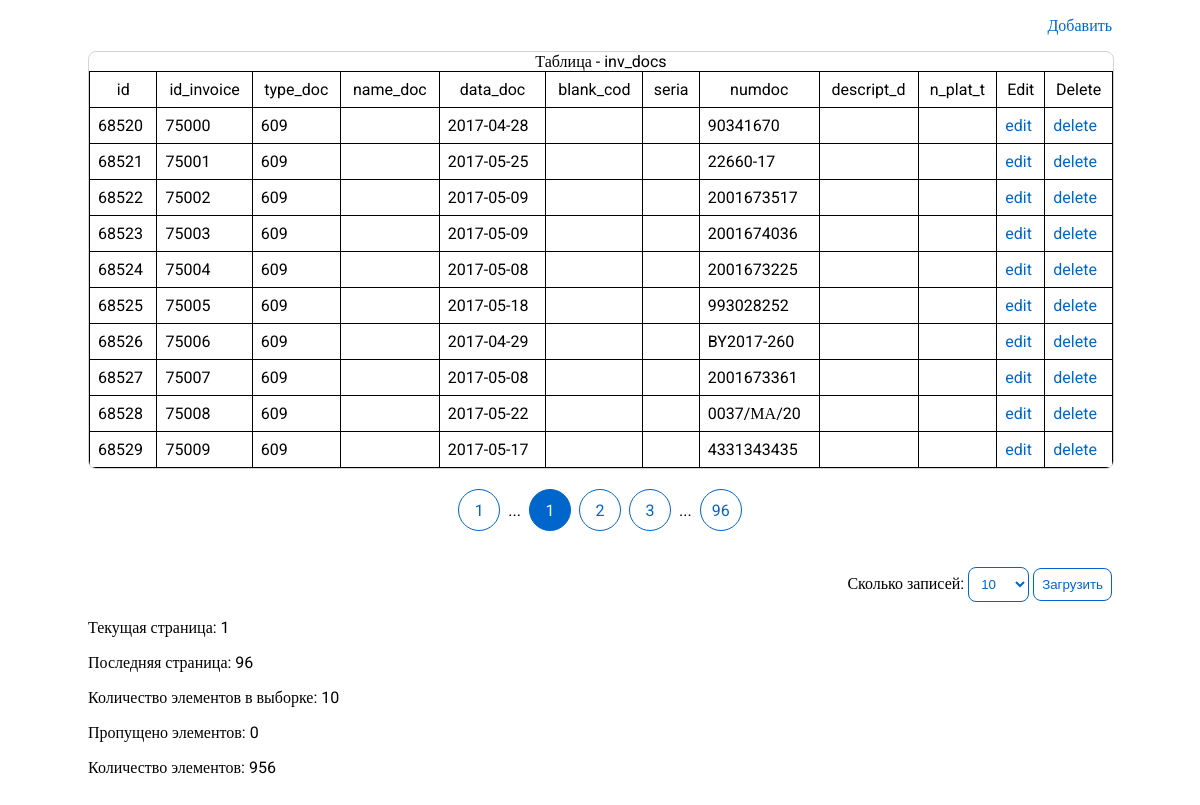
/inv_docs/read, run on the app's committed database.
### tables this page shows
CREATE TABLE `inv_docs` (
  `id` int NOT NULL,
  `id_invoice` bigint NOT NULL,
  `type_doc` varchar(3) NOT NULL,
  `name_doc` varchar(50) NOT NULL,
  `data_doc` date NOT NULL,
  `blank_cod` varchar(6) NOT NULL,
  `seria` varchar(2) NOT NULL,
  `numdoc` varchar(128) NOT NULL,
  `descript_d` varchar(150) NOT NULL,
  `n_plat_t` varchar(10) NOT NULL
);

### src/inv_docs/read/index.php (the view, shortened to what this page needs)
<?php
include '../../_includes/head.php';
?>
<?php
include '../../_includes/connect.php';
$SQL = 'SELECT COUNT(*) AS total FROM `inv_docs`;';
$TOTAL_ITEMS = mysqli_fetch_assoc($conn->query($SQL))['total'];
$LIMIT_ITEMS = (int) (isset($_GET['limit']) ? $_GET['limit'] : 10);
$CURRENT_PAGE = (int) (isset($_GET['page']) ? $_GET['page'] : 1);
$SKIP_ITEMS = (int) $LIMIT_ITEMS * ((int) $CURRENT_PAGE - 1);
$LAST_PAGE = ceil((int) $TOTAL_ITEMS / (int) $LIMIT_ITEMS);
$sql = 'SELECT * FROM `inv_docs` LIMIT ' . $LIMIT_ITEMS . ' OFFSET ' . $SKIP_ITEMS . ';';
$result = $conn->query($sql);
$arr = array();
for ($item = mysqli_fetch_assoc($result), $i = 0; $item != ""; $item = mysqli_fetch_assoc($result), $i += 1) {
    $arr[$i] = $item;
}
?>
<div class="container">
    <p style="text-align: right;">
        <a href="/inv_docs/create">Добавить</a>
    </p>
    <div class="table__block">
        <table class="table">
            <caption>Таблица - inv_docs</caption>
            <thead>
                <tr>
                    <td>id</td>
                    <td>id_invoice</td>
                    <td>type_doc</td>
                    <td>name_doc</td>
                    <td>data_doc</td>
                    <td>blank_cod</td>
                    <td>seria</td>
                    <td>numdoc</td>
                    <td>descript_d</td>
                    <td>n_plat_t</td>
                    <td>Edit</td>
                    <td>Delete</td>
                </tr>
            </thead>
            <tbody>
                <?php
                for ($i = 0; $i < count($arr); ++$i) {
                    ?>
                    <tr>
                        <td><?= $arr[$i]['id'] ?></td>
                        <td><?= $arr[$i]['id_invoice'] ?></td>
                        <td><?= $arr[$i]['type_doc'] ?></td>
                        <td><?= $arr[$i]['name_doc'] ?></td>
                        <td><?= $arr[$i]['data_doc'] ?></td>
                        <td><?= $arr[$i]['blank_cod'] ?></td>
                        <td><?= $arr[$i]['seria'] ?></td>
                        <td><?= $arr[$i]['numdoc'] ?></td>
                        <td><?= $arr[$i]['descript_d'] ?></td>
                        <td><?= $arr[$i]['n_plat_t'] ?></td>
                        <td><a href="/inv_docs/update?id=<?= $arr[$i]['id'] ?>">edit</a></td>
                        <td><a href="/inv_docs/delete?id=<?= $arr[$i]['id'] ?>">delete</a></td>
                    </tr>
                    <?php
                }
                ?>
            </tbody>
        </table>
    </div>
    <div class="pages__block">
        <ul class="pages__ul">
            <li class="pages__li">
                <a class="pages__a" href="/inv_docs/read?page=1&limit=<?= $LIMIT_ITEMS ?>">1</a>
            </li>
            <li class="pages__li">...</li>
            <li class="pages__li">
                <a class="pages__a pages__a--current"
                    href="/inv_docs/read?page=<?= $CURRENT_PAGE ?>&limit=<?= $LIMIT_ITEMS ?>"><?= $CURRENT_PAGE ?></a>
            </li>
            <?php if ($CURRENT_PAGE + 1 <= $LAST_PAGE) { ?>
                <li class="pages__li">
                    <a class="pages__a"
                        href="/inv_docs/read?page=<?= $CURRENT_PAGE + 1 ?>&limit=<?= $LIMIT_ITEMS ?>"><?= $CURRENT_PAGE + 1 ?></a>
                </li>
            <?php } ?>
            <?php if ($CURRENT_PAGE + 2 <= $LAST_PAGE) { ?>
                <li class="pages__li">
                    <a class="pages__a"
                        href="/inv_docs/read?page=<?= $CURRENT_PAGE + 2 ?>&limit=<?= $LIMIT_ITEMS ?>"><?= $CURRENT_PAGE + 2 ?></a>
                </li>
            <?php } ?>
            <li class="pages__li">...</li>
            <li class="pages__li">
                <a class="pages__a"
                    href="/inv_docs/read?page=<?= $LAST_PAGE ?>&limit=<?= $LIMIT_ITEMS ?>"><?= $LAST_PAGE ?></a>
            </li>
        </ul>
    </div>
    <div class="limit_pages__block">
        <form action="/inv_docs/read/index.php" method="GET">
            Сколько записей:
            <select name="limit">
                <option value="<?= $LIMIT_ITEMS ?>"><?= $LIMIT_ITEMS ?></option>
            </select>
            <button type="success">Загрузить</button>
        </form>
    </div>
    <p>Текущая страница: <?= $CURRENT_PAGE; ?></p>
    <p>Последняя страница: <?= $LAST_PAGE; ?></p>
    <p>Количество элементов в выборке: <?= $LIMIT_ITEMS; ?></p>
    <p>Пропущено элементов: <?= $SKIP_ITEMS; ?></p>
    <p>Количество элементов: <?= $TOTAL_ITEMS; ?></p>
</div>

### src/_includes/head.php (shortened to what this page needs)
<!DOCTYPE html>
<html lang="en">
<head>
    <link rel="stylesheet" href="/assets/main.css" />
</head>
<body>

### src/assets/main.css (style rules this page uses)
html { width: 100%; height: 100%; }
body { width: 100%; height: 100%; margin: 0; font-family: "Roboto"; }
a { text-decoration: none; color: #06c; }
.container { max-width: 1024px; margin: 0 auto; padding: 0 5%; }
.table__block { width: 100%; overflow-x: scroll; border: 1px solid lightgray; border-radius: 8px; }
.table { border-collapse: collapse; width: 100%; }
.table td { border: 1px solid black; padding: 8px; }
.table thead td { text-align: center; }
.pages__block { width: 100%; padding: 1em 0; }
.pages__ul { margin: 0; padding: 0; display: flex; justify-content: center; align-items: center; }
.pages__li { list-style-type: none; margin: 4px; }
.pages__a { width: 32px; height: 32px; display: flex; justify-content: center; align-items: center; padding: 4px; border: 1px solid #06c; border-radius: 50%; }
.pages__a--current { background-color: #06c; color: white; }
.limit_pages__block { margin: 1em 0; text-align: right; }
.limit_pages__block select { border: 1px solid #06c; padding: 8px; border-radius: 8px; background-color: white; color: #06c; }
.limit_pages__block button { border: 1px solid #06c; padding: 8px; background-color: white; color: #06c; border-radius: 8px; }

### data on the page
inv_docs: id "68520", id_invoice "75000", type_doc "609", data_doc "2017-04-28", numdoc "90341670"
inv_docs: id "68521", id_invoice "75001", type_doc "609", data_doc "2017-05-25", numdoc "22660-17"
inv_docs: id "68522", id_invoice "75002", type_doc "609", data_doc "2017-05-09", numdoc "2001673517"
inv_docs: id "68523", id_invoice "75003", type_doc "609", data_doc "2017-05-09", numdoc "2001674036"
inv_docs: id "68524", id_invoice "75004", type_doc "609", data_doc "2017-05-08", numdoc "2001673225"
inv_docs: id "68525", id_invoice "75005", type_doc "609", data_doc "2017-05-18", numdoc "993028252"
inv_docs: id "68526", id_invoice "75006", type_doc "609", data_doc "2017-04-29", numdoc "BY2017-260"
inv_docs: id "68527", id_invoice "75007", type_doc "609", data_doc "2017-05-08", numdoc "2001673361"
inv_docs: id "68528", id_invoice "75008", type_doc "609", data_doc "2017-05-22", numdoc "0037/МА/20"
inv_docs: id "68529", id_invoice "75009", type_doc "609", data_doc "2017-05-17", numdoc "4331343435"

### other printed values
$CURRENT_PAGE "1"
$CURRENT_PAGE + 1 "2"
$CURRENT_PAGE + 2 "3"
$LAST_PAGE "96"
$LIMIT_ITEMS "10"
$SKIP_ITEMS "0"
$TOTAL_ITEMS "956"
form field limit "10"
